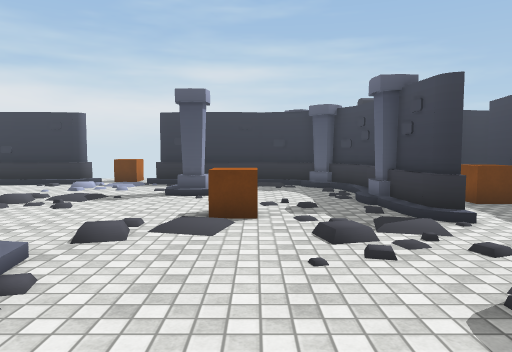
view 1 (above)

16 first-person views from a walk through a 3-D level made in the Unity game engine. The camera is 1.4 m above the floor, tilts 4° down and sees 70° across. The floor is counted in squares, 1 m on a side. Each view is taken from the middle of a square. On the plan, view 1 faces up. The plan holds only what a view shows up to about 16 squares ahead; the rest is blank. The place goes on beyond the plan. The player is left out. Some animated figures are not drawn. Door leaves are left out, so doorways stand open. Some surface patterns are stand-ins.

view 2
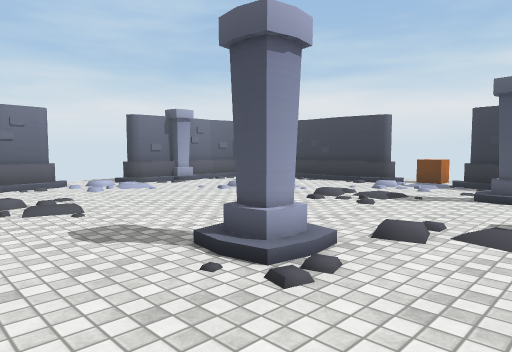

view 3
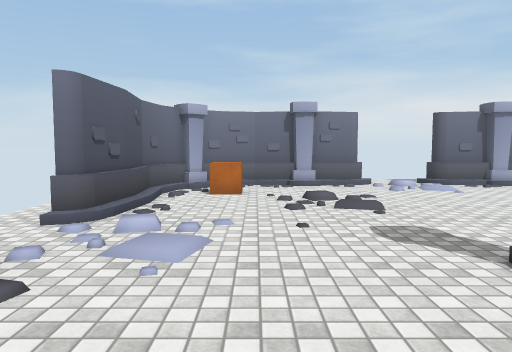

view 4
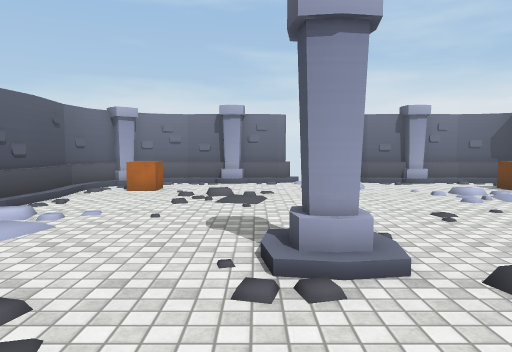

view 5
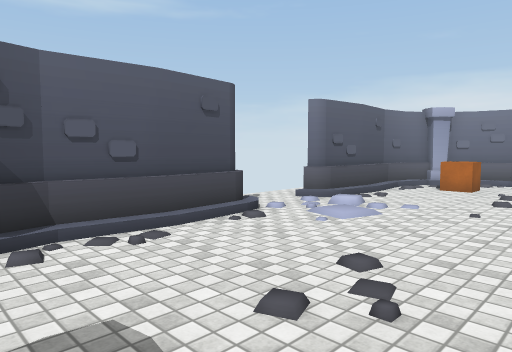

view 6
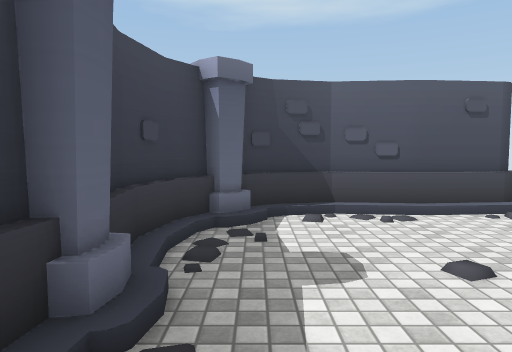

view 7
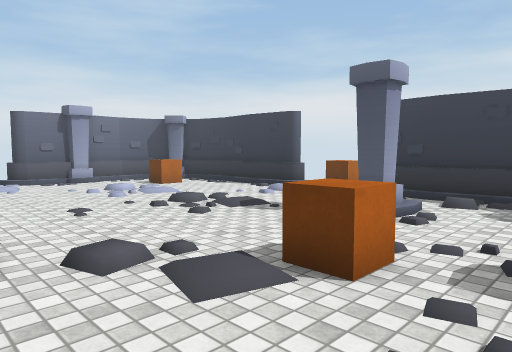

view 8
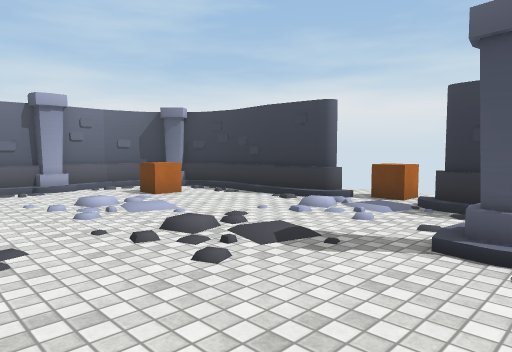

view 9
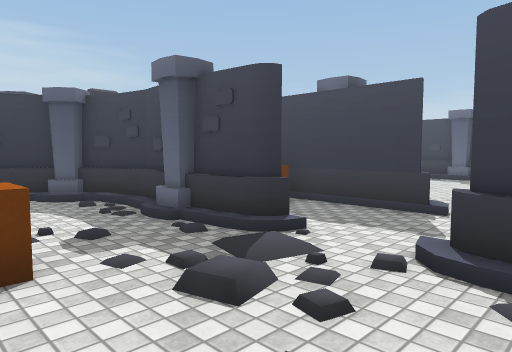

view 10
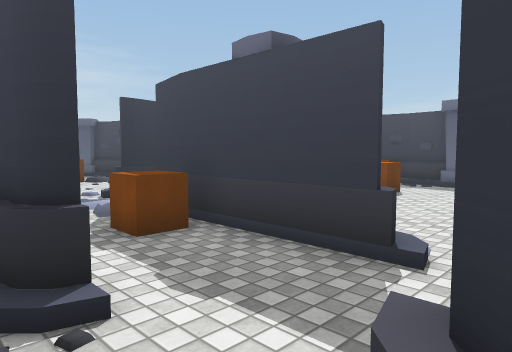

view 11
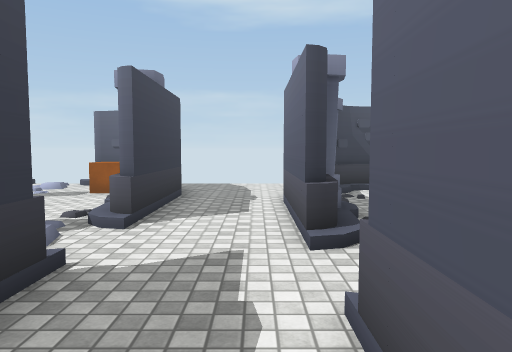

view 12
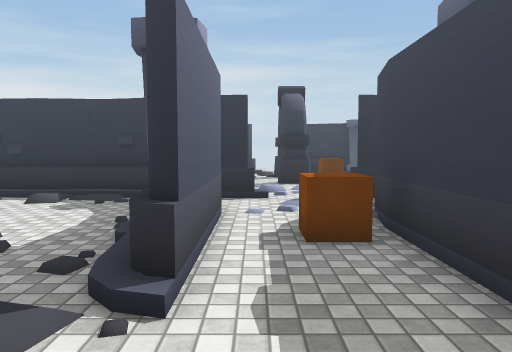

view 13
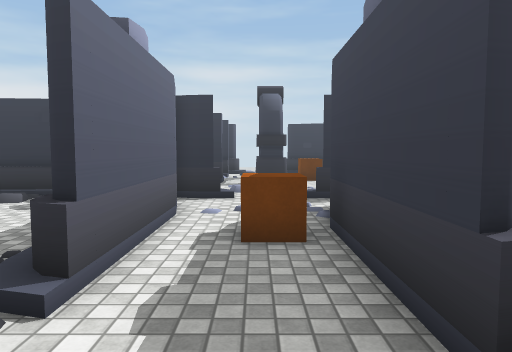

view 14
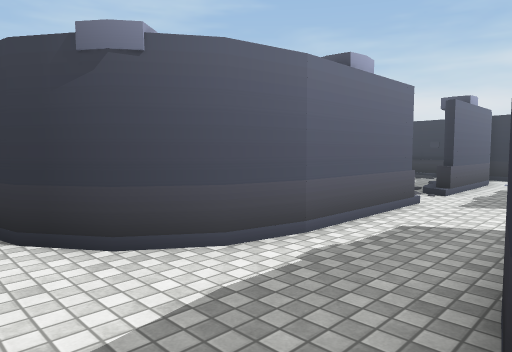

view 15
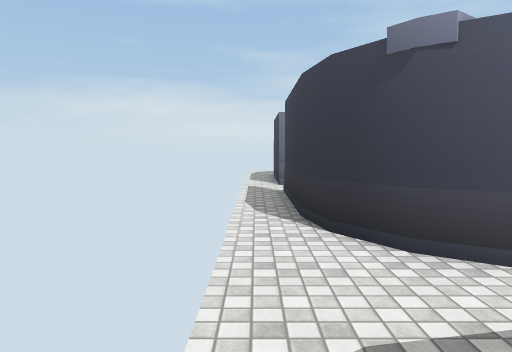

view 16
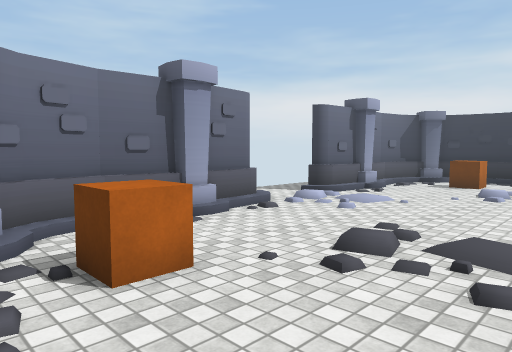

### Floor plan
Key: @ floor where view 1 was taken; # wall or solid block; . main floor; : floor 0.25 m higher than the main floor; / step, stairs or slope; D open door; = window, fence, low wall or low ledge; C brown cube; G gate.
Columns run from 17 left of view 1 to 10 right of it. Each row starts with its distance up from view 1.
 20                      ##GG
 19                        GG..
 18                       .. ..
 17           .C.         ..
 16     #######./######    ..
 15    ######==../###=####DDDD#
 14   ##............//./##....
 13   #..C........//....##...
 12   #..C......../#..../#...#
 11   #............//.../#...#
 10   #...:............./#.C##
  9   #................./#..#
  8 .##.............CC../#..#
  7 .==..................D..# ..
  6 ../...........//.....D..##..
  5  //..........//...../D....
  4  ##..........#/...../#....
  3   #..........//...../#..##.
  2   #................./#..# ..
  1   #................./#..# ..
  0   #..............@../#..# ..
 -1   #..C............../#..## .
 -2   ##....../......../##...# C
 -3    ###=##//. .=##.###....#
 -4     ######/..#######.....
 -5         ..................

Where each view was taken, in squares from view 1:
view 1: 0 up, 0 right, facing up
view 2: 0 up, 0 right, facing up-left
view 3: 0 up, 0 right, facing left
view 4: 3 up, 1 right, facing left
view 5: 3 up, 2 right, facing down-left
view 6: 5 up, 2 right, facing down
view 7: 4 up, 2 right, facing up-left
view 8: 6 up, 1 left, facing up-left
view 9: 3 up, 1 left, facing up-right
view 10: 4 up, 3 right, facing up-right
view 11: 10 up, 5 right, facing down
view 12: 4 up, 5 right, facing up
view 13: 4 up, 6 right, facing up
view 14: 5 down, 8 right, facing up-left
view 15: 5 down, 8 right, facing left
view 16: 3 down, 8 left, facing up-left
